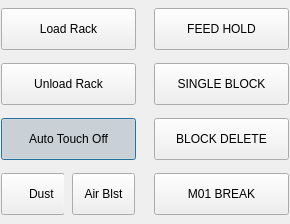
<?xml version="1.0" encoding="UTF-8"?>
<ui version="4.0">
 <class>USER_BUTTONS</class>
 <widget class="QWidget" name="USER_BUTTONS">
  <property name="geometry">
   <rect>
    <x>0</x>
    <y>0</y>
    <width>290</width>
    <height>224</height>
   </rect>
  </property>
  <property name="sizePolicy">
   <sizepolicy hsizetype="Preferred" vsizetype="Preferred">
    <horstretch>0</horstretch>
    <verstretch>0</verstretch>
   </sizepolicy>
  </property>
  <property name="windowTitle">
   <string>User Buttons</string>
  </property>
  <property name="layoutDirection">
   <enum>Qt::LeftToRight</enum>
  </property>
  <layout class="QGridLayout" name="gridLayout">
   <property name="leftMargin">
    <number>1</number>
   </property>
   <property name="topMargin">
    <number>3</number>
   </property>
   <property name="rightMargin">
    <number>1</number>
   </property>
   <property name="bottomMargin">
    <number>1</number>
   </property>
   <property name="horizontalSpacing">
    <number>3</number>
   </property>
   <property name="verticalSpacing">
    <number>8</number>
   </property>
   <item row="0" column="2">
    <widget class="ActionButton" name="feed_hold_button">
     <property name="sizePolicy">
      <sizepolicy hsizetype="Preferred" vsizetype="Fixed">
       <horstretch>0</horstretch>
       <verstretch>0</verstretch>
      </sizepolicy>
     </property>
     <property name="minimumSize">
      <size>
       <width>135</width>
       <height>42</height>
      </size>
     </property>
     <property name="maximumSize">
      <size>
       <width>16777215</width>
       <height>42</height>
      </size>
     </property>
     <property name="focusPolicy">
      <enum>Qt::NoFocus</enum>
     </property>
     <property name="styleSheet">
      <string notr="true">QPushButton {
   	font: 15pt &quot;Bebas Kai&quot;;
}</string>
     </property>
     <property name="text">
      <string>FEED HOLD</string>
     </property>
     <property name="checkable">
      <bool>true</bool>
     </property>
     <property name="rules" stdset="0">
      <string>[{&quot;channels&quot;: [{&quot;url&quot;: &quot;status:interp_state?text&quot;, &quot;trigger&quot;: true}], &quot;property&quot;: &quot;Checked&quot;, &quot;expression&quot;: &quot;ch[0] == 'Paused'&quot;, &quot;name&quot;: &quot;check when paused&quot;}]</string>
     </property>
     <property name="actionName" stdset="0">
      <string>program.pause</string>
     </property>
    </widget>
   </item>
   <item row="1" column="1">
    <widget class="QLabel" name="label_2">
     <property name="sizePolicy">
      <sizepolicy hsizetype="Preferred" vsizetype="Preferred">
       <horstretch>1</horstretch>
       <verstretch>0</verstretch>
      </sizepolicy>
     </property>
    </widget>
   </item>
   <item row="3" column="1">
    <widget class="QLabel" name="label_4">
     <property name="sizePolicy">
      <sizepolicy hsizetype="Preferred" vsizetype="Preferred">
       <horstretch>1</horstretch>
       <verstretch>0</verstretch>
      </sizepolicy>
     </property>
    </widget>
   </item>
   <item row="2" column="2">
    <widget class="ActionButton" name="block_delete_button">
     <property name="sizePolicy">
      <sizepolicy hsizetype="Preferred" vsizetype="Fixed">
       <horstretch>0</horstretch>
       <verstretch>0</verstretch>
      </sizepolicy>
     </property>
     <property name="minimumSize">
      <size>
       <width>135</width>
       <height>42</height>
      </size>
     </property>
     <property name="maximumSize">
      <size>
       <width>16777215</width>
       <height>42</height>
      </size>
     </property>
     <property name="focusPolicy">
      <enum>Qt::NoFocus</enum>
     </property>
     <property name="styleSheet">
      <string notr="true">QPushButton {
   	font: 15pt &quot;Bebas Kai&quot;;
}</string>
     </property>
     <property name="text">
      <string>BLOCK DELETE</string>
     </property>
     <property name="checkable">
      <bool>true</bool>
     </property>
     <property name="actionName" stdset="0">
      <string>program.block-delete.toggle</string>
     </property>
    </widget>
   </item>
   <item row="1" column="0">
    <widget class="MDIButton" name="unload_rack">
     <property name="minimumSize">
      <size>
       <width>135</width>
       <height>42</height>
      </size>
     </property>
     <property name="maximumSize">
      <size>
       <width>16777215</width>
       <height>42</height>
      </size>
     </property>
     <property name="styleSheet">
      <string notr="true">QPushButton {
   	font: 15pt &quot;Bebas Kai&quot;;
}</string>
     </property>
     <property name="text">
      <string>Unload Rack</string>
     </property>
     <property name="MDICommand" stdset="0">
      <string>M14</string>
     </property>
    </widget>
   </item>
   <item row="0" column="1">
    <widget class="QLabel" name="label">
     <property name="sizePolicy">
      <sizepolicy hsizetype="Preferred" vsizetype="Preferred">
       <horstretch>1</horstretch>
       <verstretch>0</verstretch>
      </sizepolicy>
     </property>
    </widget>
   </item>
   <item row="2" column="1">
    <widget class="QLabel" name="label_3">
     <property name="sizePolicy">
      <sizepolicy hsizetype="Preferred" vsizetype="Preferred">
       <horstretch>1</horstretch>
       <verstretch>0</verstretch>
      </sizepolicy>
     </property>
    </widget>
   </item>
   <item row="1" column="2">
    <widget class="ActionButton" name="single_block_button">
     <property name="sizePolicy">
      <sizepolicy hsizetype="Preferred" vsizetype="Fixed">
       <horstretch>0</horstretch>
       <verstretch>0</verstretch>
      </sizepolicy>
     </property>
     <property name="minimumSize">
      <size>
       <width>135</width>
       <height>42</height>
      </size>
     </property>
     <property name="maximumSize">
      <size>
       <width>16777215</width>
       <height>42</height>
      </size>
     </property>
     <property name="focusPolicy">
      <enum>Qt::NoFocus</enum>
     </property>
     <property name="styleSheet">
      <string notr="true">QPushButton {
   	font: 15pt &quot;Bebas Kai&quot;;
}</string>
     </property>
     <property name="text">
      <string>SINGLE BLOCK</string>
     </property>
     <property name="actionName" stdset="0">
      <string>program.step</string>
     </property>
    </widget>
   </item>
   <item row="2" column="0">
    <widget class="HalButton" name="halbutton">
     <property name="minimumSize">
      <size>
       <width>135</width>
       <height>42</height>
      </size>
     </property>
     <property name="styleSheet">
      <string notr="true">QPushButton {
   	font: 15pt &quot;Bebas Kai&quot;;
}</string>
     </property>
     <property name="text">
      <string>Auto Touch Off</string>
     </property>
     <property name="checkable">
      <bool>true</bool>
     </property>
     <property name="checked">
      <bool>true</bool>
     </property>
     <property name="default">
      <bool>true</bool>
     </property>
     <property name="pinBaseName" stdset="0">
      <string>enable-auto-touchoff</string>
     </property>
    </widget>
   </item>
   <item row="0" column="0">
    <widget class="MDIButton" name="load_rack">
     <property name="minimumSize">
      <size>
       <width>135</width>
       <height>42</height>
      </size>
     </property>
     <property name="maximumSize">
      <size>
       <width>16777215</width>
       <height>42</height>
      </size>
     </property>
     <property name="styleSheet">
      <string notr="true">QPushButton {
   	font: 15pt &quot;Bebas Kai&quot;;
}</string>
     </property>
     <property name="text">
      <string>Load Rack</string>
     </property>
     <property name="MDICommand" stdset="0">
      <string>M120</string>
     </property>
    </widget>
   </item>
   <item row="3" column="2">
    <widget class="ActionButton" name="m01_break_button">
     <property name="sizePolicy">
      <sizepolicy hsizetype="Preferred" vsizetype="Fixed">
       <horstretch>0</horstretch>
       <verstretch>0</verstretch>
      </sizepolicy>
     </property>
     <property name="minimumSize">
      <size>
       <width>135</width>
       <height>42</height>
      </size>
     </property>
     <property name="maximumSize">
      <size>
       <width>16777215</width>
       <height>42</height>
      </size>
     </property>
     <property name="focusPolicy">
      <enum>Qt::NoFocus</enum>
     </property>
     <property name="styleSheet">
      <string notr="true">QPushButton {
   	font: 15pt &quot;Bebas Kai&quot;;
}</string>
     </property>
     <property name="text">
      <string>M01 BREAK</string>
     </property>
     <property name="checkable">
      <bool>true</bool>
     </property>
     <property name="actionName" stdset="0">
      <string>program.optional-stop.toggle</string>
     </property>
    </widget>
   </item>
   <item row="3" column="0">
    <layout class="QHBoxLayout" name="horizontalLayout_4">
     <property name="spacing">
      <number>8</number>
     </property>
     <item>
      <widget class="QWidget" name="widget" native="true">
       <property name="sizePolicy">
        <sizepolicy hsizetype="Fixed" vsizetype="Fixed">
         <horstretch>1</horstretch>
         <verstretch>0</verstretch>
        </sizepolicy>
       </property>
       <property name="minimumSize">
        <size>
         <width>63</width>
         <height>42</height>
        </size>
       </property>
       <property name="maximumSize">
        <size>
         <width>63</width>
         <height>42</height>
        </size>
       </property>
       <widget class="ActionButton" name="flood_button">
        <property name="geometry">
         <rect>
          <x>0</x>
          <y>0</y>
          <width>64</width>
          <height>42</height>
         </rect>
        </property>
        <property name="sizePolicy">
         <sizepolicy hsizetype="Preferred" vsizetype="Fixed">
          <horstretch>0</horstretch>
          <verstretch>0</verstretch>
         </sizepolicy>
        </property>
        <property name="minimumSize">
         <size>
          <width>63</width>
          <height>42</height>
         </size>
        </property>
        <property name="maximumSize">
         <size>
          <width>64</width>
          <height>42</height>
         </size>
        </property>
        <property name="focusPolicy">
         <enum>Qt::NoFocus</enum>
        </property>
        <property name="styleSheet">
         <string notr="true">QPushButton {
   	font: 15pt &quot;Bebas Kai&quot;;
    padding-left: 20px;
}</string>
        </property>
        <property name="text">
         <string>Dust </string>
        </property>
        <property name="checkable">
         <bool>true</bool>
        </property>
        <property name="actionName" stdset="0">
         <string>coolant.flood.toggle</string>
        </property>
       </widget>
       <widget class="HalLedIndicator" name="halledindicator">
        <property name="geometry">
         <rect>
          <x>4</x>
          <y>13</y>
          <width>15</width>
          <height>15</height>
         </rect>
        </property>
        <property name="maximumSize">
         <size>
          <width>16</width>
          <height>16</height>
         </size>
        </property>
        <property name="diameter">
         <number>15</number>
        </property>
        <property name="state">
         <bool>false</bool>
        </property>
       </widget>
      </widget>
     </item>
     <item>
      <widget class="ActionButton" name="mist_button">
       <property name="sizePolicy">
        <sizepolicy hsizetype="Preferred" vsizetype="Fixed">
         <horstretch>1</horstretch>
         <verstretch>0</verstretch>
        </sizepolicy>
       </property>
       <property name="minimumSize">
        <size>
         <width>63</width>
         <height>42</height>
        </size>
       </property>
       <property name="maximumSize">
        <size>
         <width>63</width>
         <height>42</height>
        </size>
       </property>
       <property name="focusPolicy">
        <enum>Qt::NoFocus</enum>
       </property>
       <property name="styleSheet">
        <string notr="true">QPushButton {
   	font: 15pt &quot;Bebas Kai&quot;;
}</string>
       </property>
       <property name="text">
        <string>Air Blst</string>
       </property>
       <property name="checkable">
        <bool>true</bool>
       </property>
       <property name="actionName" stdset="0">
        <string>coolant.mist.toggle</string>
       </property>
      </widget>
     </item>
    </layout>
   </item>
  </layout>
 </widget>
 <customwidgets>
  <customwidget>
   <class>ActionButton</class>
   <extends>QPushButton</extends>
   <header>qtpyvcp.widgets.button_widgets.action_button</header>
  </customwidget>
  <customwidget>
   <class>MDIButton</class>
   <extends>QPushButton</extends>
   <header>qtpyvcp.widgets.button_widgets.mdi_button</header>
  </customwidget>
  <customwidget>
   <class>HalLedIndicator</class>
   <extends>QWidget</extends>
   <header>qtpyvcp.widgets.hal_widgets.hal_led</header>
  </customwidget>
  <customwidget>
   <class>HalButton</class>
   <extends>QPushButton</extends>
   <header>qtpyvcp.widgets.hal_widgets.hal_button</header>
  </customwidget>
 </customwidgets>
 <resources/>
 <connections/>
</ui>
